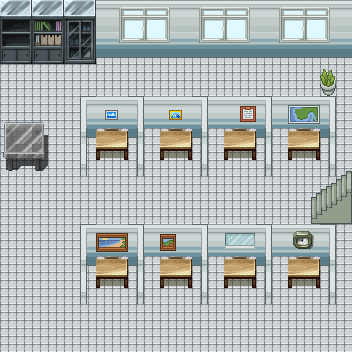

This is a level from a 2D game, rendered from its Tiled map with the project's own tilesets. A one-line summary and the map file follow, with tile-layer data summarised:
An orthogonal 22x22 tile map with 16x16 px tiles, 4 tile layers (Fondo, Mesas, CollisionMuros, Objetos), 3 hidden layers not drawn and 3 objects (StartPlayer, OpenWeb, GotoArea).

<map version="1.0" orientation="orthogonal" width="22" height="22" tilewidth="16" tileheight="16">
 <tileset firstgid="1" name="Interior" tilewidth="16" tileheight="16">
  <image source="Interior/Interior.png" width="560" height="816" />
 </tileset>
 <layer name="Fondo" width="22" height="22">
  <data>[484 cells, 484 non-empty, 1 distinct tile ids]</data>
 </layer>
 <layer name="Mesas" width="22" height="22">
  <data>[484 cells, 32 non-empty, 4 distinct tile ids]</data>
 </layer>
 <layer name="CollisionMuros" width="22" height="22">
  <data>[484 cells, 194 non-empty, 51 distinct tile ids]</data>
 </layer>
 <layer name="Objetos" width="22" height="22">
  <data>[484 cells, 78 non-empty, 54 distinct tile ids]</data>
 </layer>
 <layer name="Ordenadores" width="22" height="22" visible="0">
  <data>[484 cells, 40 non-empty, 12 distinct tile ids]</data>
 </layer>
 <layer name="Chicos" width="22" height="22" visible="0">
  <data>[484 cells, 32 non-empty, 32 distinct tile ids]</data>
 </layer>
 <layer name="CollisionSillas" width="22" height="22" visible="0">
  <data>[484 cells, 32 non-empty, 4 distinct tile ids]</data>
 </layer>
 <objectgroup name="Objects" width="22" height="22">
  <object name="Player" type="StartPlayer" x="274" y="156" width="21" height="21" />
  <object name="Jobs" type="OpenWeb" x="4" y="122" width="40" height="40" />
  <object name="Exit" type="GotoArea" x="320" y="185" width="22" height="32" />
 </objectgroup>
</map>
